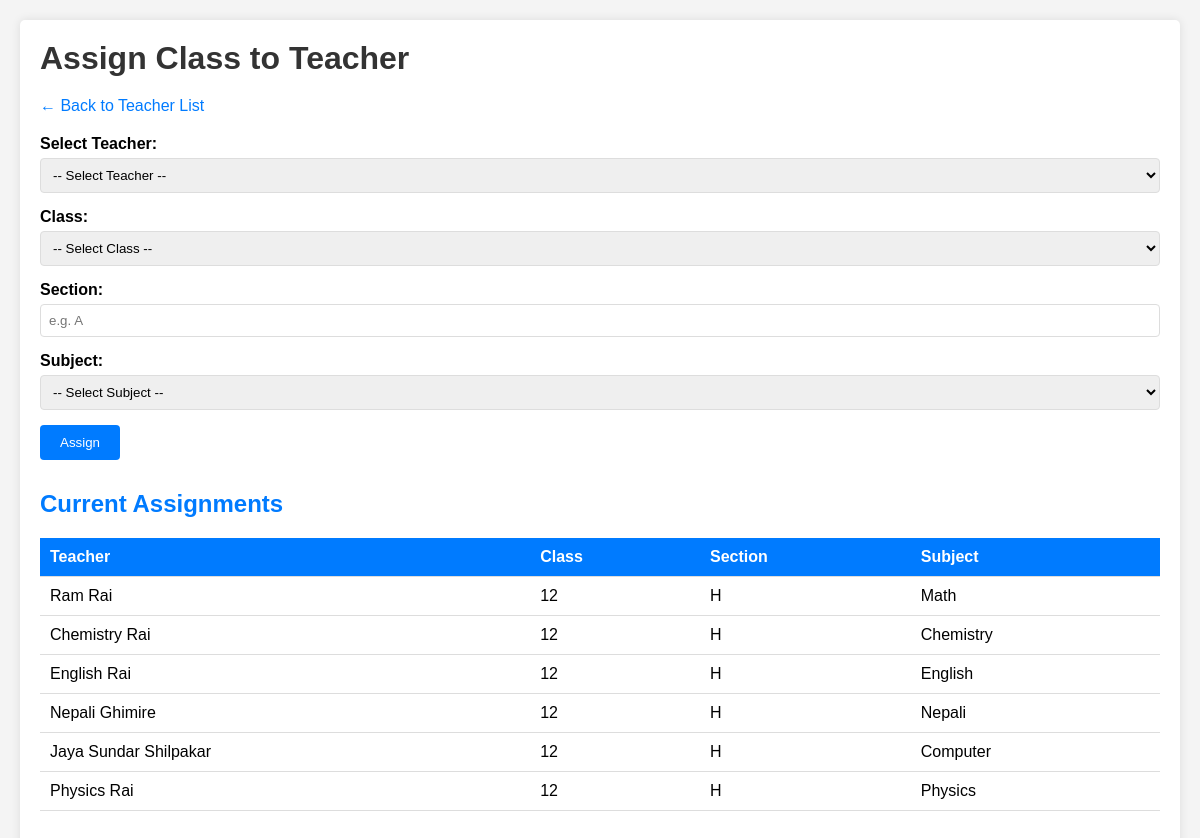
Page /admin/teachers/assign_class.php (signed in) on the committed database.
### tables this page shows
CREATE TABLE `teacher_classes` (
  `id` int(11) NOT NULL,
  `teacher_id` int(11) NOT NULL,
  `class` varchar(10) NOT NULL,
  `section` varchar(5) DEFAULT NULL,
  `subject` varchar(100) DEFAULT NULL
);

CREATE TABLE `teachers` (
  `id` int(11) NOT NULL,
  `teacher_id` varchar(20) NOT NULL,
  `name` varchar(100) NOT NULL,
  `email` varchar(100) DEFAULT NULL,
  `phone` varchar(15) DEFAULT NULL,
  `qualification` varchar(200) DEFAULT NULL,
  `subject` varchar(100) DEFAULT NULL,
  `address` text DEFAULT NULL,
  `password` varchar(255) NOT NULL,
  `created_at` timestamp NOT NULL DEFAULT current_timestamp()
);

### admin/teachers/assign_class.php (the view, shortened to what this page needs)
<?php
include '../../config.php';
$assignments_sql = "SELECT tc.*, t.name as teacher_name FROM teacher_classes tc
                    JOIN teachers t ON tc.teacher_id = t.id
                    ORDER BY tc.class, tc.section";
$assignments_result = mysqli_query($conn, $assignments_sql);
?>
<!DOCTYPE html>
<html>
<head>
    <link rel="stylesheet" href="../../css/style.css">
</head>
<body>
    <div class="container">
        <h1>Assign Class to Teacher</h1>
        <p><a href="view_teachers.php">← Back to Teacher List</a></p>
        <form method="POST" action="">
            <label>Select Teacher:</label>
            <select name="teacher_id" id="teacher_id" required>
                <option value="">-- Select Teacher --</option>
            </select>
            <label>Class:</label>
            <select name="class" id="class" required>
                <option value="">-- Select Class --</option>
            </select>
            <label>Section:</label>
            <input type="text" name="section" id="section" placeholder="e.g. A" required>
            <label>Subject:</label>
            <select name="subject_id" required>
                <option value="">-- Select Subject --</option>
            </select>
            <input type="submit" value="Assign">
        </form>
        <h2>Current Assignments</h2>
        <?php if (mysqli_num_rows($assignments_result) > 0): ?>
            <table>
                <tr>
                    <th>Teacher</th>
                    <th>Class</th>
                    <th>Section</th>
                    <th>Subject</th>
                </tr>
                <?php while ($row = mysqli_fetch_assoc($assignments_result)): ?>
                <tr>
                    <td><?php echo $row['teacher_name']; ?></td>
                    <td><?php echo $row['class']; ?></td>
                    <td><?php echo $row['section']; ?></td>
                    <td><?php echo $row['subject']; ?></td>
                </tr>
                <?php endwhile; ?>
            </table>
        <?php else: ?>
            <p>No assignments yet.</p>
        <?php endif; ?>
    </div>
</body>
</html>

### css/style.css (style rules this page uses)
* { margin: 0; padding: 0; box-sizing: border-box; }
body { font-family: Arial, sans-serif; background: #f4f4f4; padding: 20px; }
.container { max-width: 1200px; margin: 0 auto; background: white; padding: 20px; border-radius: 5px; box-shadow: 0 0 10px rgba(0,0,0,0.1); }
h1, h2, h3 { color: #333; margin-bottom: 20px; }
form { margin: 20px 0; }
label { display: block; margin-bottom: 5px; font-weight: bold; }
input[type="text"], input[type="email"], input[type="password"], input[type="number"], input[type="date"], select, textarea { width: 100%; padding: 8px; margin-bottom: 15px; border: 1px solid #ddd; border-radius: 4px; }
input[type="submit"], button { background: #007bff; color: white; padding: 10px 20px; border: none; border-radius: 4px; cursor: pointer; }
table { width: 100%; border-collapse: collapse; margin: 20px 0; }
th, td { padding: 10px; text-align: left; border-bottom: 1px solid #ddd; }
th { background: #007bff; color: white; }
a { color: #007bff; text-decoration: none; }
h2 { color: #007bff; margin-top: 30px; }

### rows in the picture
teacher_classes: teacher.name "Ram Rai", class "12", section "H", subject "Math"
teacher_classes: teacher.name "Chemistry Rai", class "12", section "H", subject "Chemistry"
teacher_classes: teacher.name "English Rai", class "12", section "H", subject "English"
teacher_classes: teacher.name "Nepali Ghimire", class "12", section "H", subject "Nepali"
teacher_classes: teacher.name "Jaya Sundar Shilpakar", class "12", section "H", subject "Computer"
teacher_classes: teacher.name "Physics Rai", class "12", section "H", subject "Physics"
